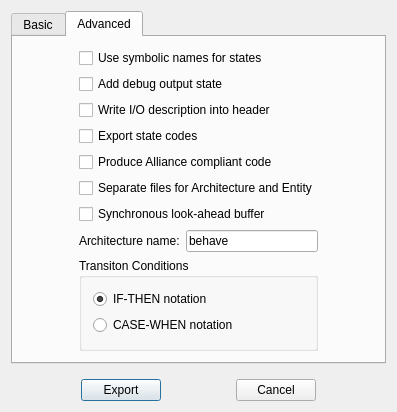
<?xml version="1.0" encoding="UTF-8"?>
<ui version="4.0">
 <class>ExportVHDLDlg</class>
 <widget class="QDialog" name="ExportVHDLDlg">
  <property name="geometry">
   <rect>
    <x>0</x>
    <y>0</y>
    <width>397</width>
    <height>412</height>
   </rect>
  </property>
  <property name="windowTitle">
   <string>VHDL Export Options</string>
  </property>
  <layout class="QVBoxLayout">
   <item>
    <widget class="QTabWidget" name="tabWidget">
     <property name="currentIndex">
      <number>1</number>
     </property>
     <widget class="QWidget" name="tab">
      <attribute name="title">
       <string>Basic</string>
      </attribute>
      <layout class="QHBoxLayout" name="horizontalLayout">
       <item>
        <spacer>
         <property name="orientation">
          <enum>Qt::Horizontal</enum>
         </property>
         <property name="sizeType">
          <enum>QSizePolicy::Expanding</enum>
         </property>
         <property name="sizeHint" stdset="0">
          <size>
           <width>20</width>
           <height>20</height>
          </size>
         </property>
        </spacer>
       </item>
       <item>
        <layout class="QVBoxLayout" name="_2">
         <item>
          <widget class="QCheckBox" name="cb_inoutnames">
           <property name="enabled">
            <bool>true</bool>
           </property>
           <property name="text">
            <string>Use input/output names</string>
           </property>
          </widget>
         </item>
         <item>
          <widget class="QCheckBox" name="cb_synchreset">
           <property name="text">
            <string>Synchronous reset</string>
           </property>
          </widget>
         </item>
         <item>
          <widget class="QCheckBox" name="cb_synchenable">
           <property name="text">
            <string>Synchronous enable</string>
           </property>
          </widget>
         </item>
         <item>
          <widget class="QCheckBox" name="cb_stdlogic">
           <property name="enabled">
            <bool>true</bool>
           </property>
           <property name="text">
            <string>Use std_logic_1164 package </string>
           </property>
          </widget>
         </item>
         <item>
          <widget class="QCheckBox" name="cb_negreset">
           <property name="text">
            <string>Negated reset</string>
           </property>
          </widget>
         </item>
         <item>
          <widget class="Line" name="line">
           <property name="orientation">
            <enum>Qt::Horizontal</enum>
           </property>
          </widget>
         </item>
         <item>
          <widget class="QLabel" name="l_entity_file">
           <property name="text">
            <string>Export File Name</string>
           </property>
          </widget>
         </item>
         <item>
          <layout class="QHBoxLayout" name="horizontalLayout_5">
           <item>
            <widget class="QLineEdit" name="le_entity_file"/>
           </item>
           <item>
            <widget class="QPushButton" name="pb_entity_file">
             <property name="text">
              <string>Select</string>
             </property>
            </widget>
           </item>
          </layout>
         </item>
         <item>
          <widget class="QLabel" name="l_architecture_file">
           <property name="text">
            <string>Architecture File Name</string>
           </property>
          </widget>
         </item>
         <item>
          <layout class="QHBoxLayout" name="horizontalLayout_4">
           <item>
            <widget class="QLineEdit" name="le_architecture_file"/>
           </item>
           <item>
            <widget class="QPushButton" name="pb_architecture_file">
             <property name="text">
              <string>Select</string>
             </property>
            </widget>
           </item>
          </layout>
         </item>
         <item>
          <spacer name="verticalSpacer">
           <property name="orientation">
            <enum>Qt::Vertical</enum>
           </property>
           <property name="sizeHint" stdset="0">
            <size>
             <width>20</width>
             <height>40</height>
            </size>
           </property>
          </spacer>
         </item>
        </layout>
       </item>
       <item>
        <spacer>
         <property name="orientation">
          <enum>Qt::Horizontal</enum>
         </property>
         <property name="sizeType">
          <enum>QSizePolicy::Expanding</enum>
         </property>
         <property name="sizeHint" stdset="0">
          <size>
           <width>31</width>
           <height>115</height>
          </size>
         </property>
        </spacer>
       </item>
      </layout>
     </widget>
     <widget class="QWidget" name="tab_2">
      <attribute name="title">
       <string>Advanced</string>
      </attribute>
      <layout class="QHBoxLayout" name="horizontalLayout_2">
       <item>
        <spacer name="horizontalSpacer_2">
         <property name="orientation">
          <enum>Qt::Horizontal</enum>
         </property>
         <property name="sizeHint" stdset="0">
          <size>
           <width>40</width>
           <height>20</height>
          </size>
         </property>
        </spacer>
       </item>
       <item>
        <layout class="QVBoxLayout" name="verticalLayout">
         <item>
          <widget class="QCheckBox" name="cb_symbolicstates">
           <property name="enabled">
            <bool>true</bool>
           </property>
           <property name="text">
            <string>Use symbolic names for states</string>
           </property>
          </widget>
         </item>
         <item>
          <widget class="QCheckBox" name="cb_debugstate">
           <property name="text">
            <string>Add debug output state</string>
           </property>
          </widget>
         </item>
         <item>
          <widget class="QCheckBox" name="cb_iodesc">
           <property name="text">
            <string>Write I/O description into header</string>
           </property>
          </widget>
         </item>
         <item>
          <widget class="QCheckBox" name="cb_state_code">
           <property name="text">
            <string>Export state codes</string>
           </property>
          </widget>
         </item>
         <item>
          <widget class="QCheckBox" name="cb_alliance">
           <property name="text">
            <string>Produce Alliance compliant code</string>
           </property>
          </widget>
         </item>
         <item>
          <widget class="QCheckBox" name="cb_sep_files">
           <property name="text">
            <string>Separate files for Architecture and Entity</string>
           </property>
          </widget>
         </item>
         <item>
          <widget class="QCheckBox" name="cb_look_ahead">
           <property name="text">
            <string>Synchronous look-ahead buffer</string>
           </property>
          </widget>
         </item>
         <item>
          <layout class="QHBoxLayout" name="horizontalLayout_3">
           <item>
            <widget class="QLabel" name="l_architecture_name">
             <property name="text">
              <string>Architecture name:</string>
             </property>
            </widget>
           </item>
           <item>
            <widget class="QLineEdit" name="le_architecture_name">
             <property name="text">
              <string>behave</string>
             </property>
            </widget>
           </item>
          </layout>
         </item>
         <item>
          <widget class="QGroupBox" name="bg_cond_notation">
           <property name="title">
            <string>Transiton Conditions</string>
           </property>
           <layout class="QVBoxLayout" name="verticalLayout_2">
            <item>
             <widget class="QRadioButton" name="rb_ifthen">
              <property name="text">
               <string>IF-THEN notation</string>
              </property>
              <property name="checked">
               <bool>true</bool>
              </property>
             </widget>
            </item>
            <item>
             <widget class="QRadioButton" name="rb_casewhen">
              <property name="text">
               <string>CASE-WHEN notation</string>
              </property>
             </widget>
            </item>
           </layout>
          </widget>
         </item>
        </layout>
       </item>
       <item>
        <spacer name="horizontalSpacer">
         <property name="orientation">
          <enum>Qt::Horizontal</enum>
         </property>
         <property name="sizeHint" stdset="0">
          <size>
           <width>40</width>
           <height>20</height>
          </size>
         </property>
        </spacer>
       </item>
      </layout>
     </widget>
    </widget>
   </item>
   <item>
    <layout class="QHBoxLayout"/>
   </item>
   <item>
    <spacer>
     <property name="orientation">
      <enum>Qt::Vertical</enum>
     </property>
     <property name="sizeType">
      <enum>QSizePolicy::Expanding</enum>
     </property>
     <property name="sizeHint" stdset="0">
      <size>
       <width>346</width>
       <height>16</height>
      </size>
     </property>
    </spacer>
   </item>
   <item>
    <layout class="QHBoxLayout">
     <item>
      <spacer>
       <property name="orientation">
        <enum>Qt::Horizontal</enum>
       </property>
       <property name="sizeType">
        <enum>QSizePolicy::Expanding</enum>
       </property>
       <property name="sizeHint" stdset="0">
        <size>
         <width>40</width>
         <height>20</height>
        </size>
       </property>
      </spacer>
     </item>
     <item>
      <widget class="QPushButton" name="pb_export">
       <property name="text">
        <string>Export</string>
       </property>
       <property name="default">
        <bool>true</bool>
       </property>
      </widget>
     </item>
     <item>
      <spacer>
       <property name="orientation">
        <enum>Qt::Horizontal</enum>
       </property>
       <property name="sizeType">
        <enum>QSizePolicy::Expanding</enum>
       </property>
       <property name="sizeHint" stdset="0">
        <size>
         <width>20</width>
         <height>16</height>
        </size>
       </property>
      </spacer>
     </item>
     <item>
      <widget class="QPushButton" name="pb_cancel">
       <property name="text">
        <string>Cancel</string>
       </property>
      </widget>
     </item>
     <item>
      <spacer>
       <property name="orientation">
        <enum>Qt::Horizontal</enum>
       </property>
       <property name="sizeType">
        <enum>QSizePolicy::Expanding</enum>
       </property>
       <property name="sizeHint" stdset="0">
        <size>
         <width>40</width>
         <height>20</height>
        </size>
       </property>
      </spacer>
     </item>
    </layout>
   </item>
  </layout>
 </widget>
 <layoutdefault spacing="6" margin="11"/>
 <tabstops>
  <tabstop>pb_export</tabstop>
  <tabstop>pb_cancel</tabstop>
 </tabstops>
 <resources/>
 <connections/>
</ui>
